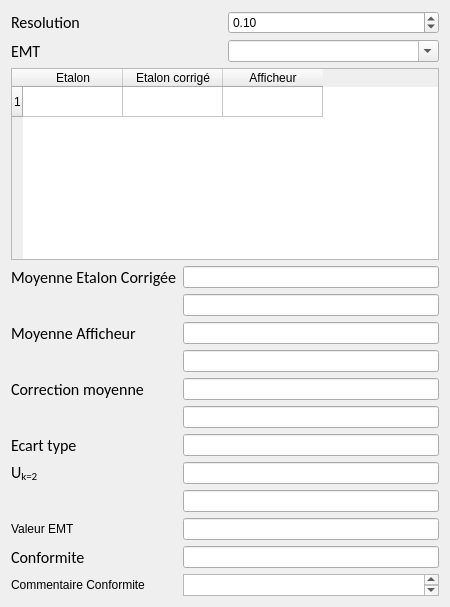
      <widget class="QWidget" name="tab_3">
       <property name="font">
        <font>
         <weight>50</weight>
         <bold>false</bold>
        </font>
       </property>
       <attribute name="title">
        <string>Pt_2</string>
       </attribute>
       <layout class="QGridLayout" name="gridLayout_5">
        <item row="0" column="0">
         <layout class="QVBoxLayout" name="verticalLayout_3">
          <item>
           <layout class="QVBoxLayout" name="verticalLayout_4">
            <item>
             <layout class="QHBoxLayout" name="horizontalLayout_4">
              <item>
               <widget class="QLabel" name="label_10">
                <property name="font">
                 <font>
                  <family>Calibri</family>
                  <pointsize>12</pointsize>
                 </font>
                </property>
                <property name="text">
                 <string>Resolution</string>
                </property>
               </widget>
              </item>
              <item>
               <widget class="QDoubleSpinBox" name="doubleSpinBox_resolution_2">
                <property name="maximum">
                 <double>2.000000000000000</double>
                </property>
                <property name="singleStep">
                 <double>0.100000000000000</double>
                </property>
                <property name="value">
                 <double>0.100000000000000</double>
                </property>
               </widget>
              </item>
             </layout>
            </item>
            <item>
             <layout class="QHBoxLayout" name="horizontalLayout_5">
              <item>
               <widget class="QLabel" name="label_12">
                <property name="font">
                 <font>
                  <family>Calibri</family>
                  <pointsize>12</pointsize>
                 </font>
                </property>
                <property name="text">
                 <string>EMT</string>
                </property>
               </widget>
              </item>
              <item>
               <widget class="QComboBox" name="comboBox_EMT_2">
                <property name="editable">
                 <bool>true</bool>
                </property>
               </widget>
              </item>
             </layout>
            </item>
           </layout>
          </item>
          <item>
           <widget class="QTableWidget" name="tableWidget_2">
            <row>
             <property name="text">
              <string>1</string>
             </property>
            </row>
            <column>
             <property name="text">
              <string>Etalon</string>
             </property>
            </column>
            <column>
             <property name="text">
              <string>Etalon corrigé</string>
             </property>
            </column>
            <column>
             <property name="text">
              <string>Afficheur</string>
             </property>
            </column>
           </widget>
          </item>
          <item>
           <layout class="QFormLayout" name="formLayout_3">
            <item row="0" column="0">
             <widget class="QLabel" name="label_14">
              <property name="font">
               <font>
                <family>Calibri</family>
                <pointsize>12</pointsize>
               </font>
              </property>
              <property name="text">
               <string>Moyenne Etalon Corrigée</string>
              </property>
             </widget>
            </item>
            <item row="0" column="1">
             <widget class="QLineEdit" name="lineEdit_moyenne_etalon_2"/>
            </item>
            <item row="2" column="0">
             <widget class="QLabel" name="label_15">
              <property name="font">
               <font>
                <family>Calibri</family>
                <pointsize>12</pointsize>
               </font>
              </property>
              <property name="text">
               <string>Moyenne Afficheur</string>
              </property>
             </widget>
            </item>
            <item row="2" column="1">
             <widget class="QLineEdit" name="lineEdit_moyenne_afficheur_2"/>
            </item>
            <item row="4" column="0">
             <widget class="QLabel" name="label_18">
              <property name="font">
               <font>
                <family>Calibri</family>
                <pointsize>12</pointsize>
               </font>
              </property>
              <property name="text">
               <string>Correction moyenne</string>
              </property>
             </widget>
            </item>
            <item row="4" column="1">
             <widget class="QLineEdit" name="lineEdit_correction_2"/>
            </item>
            <item row="6" column="0">
             <widget class="QLabel" name="label_19">
              <property name="font">
               <font>
                <family>Calibri</family>
                <pointsize>12</pointsize>
               </font>
              </property>
              <property name="text">
               <string>Ecart type</string>
              </property>
             </widget>
            </item>
            <item row="6" column="1">
             <widget class="QLineEdit" name="lineEdit_ecartype_2"/>
            </item>
            <item row="7" column="0">
             <widget class="QLabel" name="label_20">
              <property name="font">
               <font>
                <family>Calibri</family>
                <pointsize>12</pointsize>
               </font>
              </property>
              <property name="text">
               <string>&lt;html&gt;&lt;head/&gt;&lt;body&gt;&lt;p&gt;U&lt;span style=&quot; vertical-align:sub;&quot;&gt;k=2&lt;/span&gt;&lt;/p&gt;&lt;/body&gt;&lt;/html&gt;</string>
              </property>
             </widget>
            </item>
            <item row="7" column="1">
             <widget class="QLineEdit" name="lineEdit_incertitude_2"/>
            </item>
            <item row="10" column="0">
             <widget class="QLabel" name="label_21">
              <property name="font">
               <font>
                <family>Calibri</family>
                <pointsize>12</pointsize>
               </font>
              </property>
              <property name="text">
               <string>Conformite</string>
              </property>
             </widget>
            </item>
            <item row="10" column="1">
             <widget class="QLineEdit" name="lineEdit_conformite_2"/>
            </item>
            <item row="1" column="1">
             <widget class="QLineEdit" name="lineEdit_moyenne_etalon_2_arrondie"/>
            </item>
            <item row="3" column="1">
             <widget class="QLineEdit" name="lineEdit_moyenne_afficheur_2_arrondie"/>
            </item>
            <item row="5" column="1">
             <widget class="QLineEdit" name="lineEdit_correction_2_arrondie"/>
            </item>
            <item row="8" column="1">
             <widget class="QLineEdit" name="lineEdit_incertitude_2_arrondie"/>
            </item>
            <item row="11" column="0">
             <widget class="QLabel" name="label_41">
              <property name="text">
               <string>Commentaire Conformite</string>
              </property>
             </widget>
            </item>
            <item row="11" column="1">
             <widget class="QTextEdit" name="textEdit_commentaire_conformite_2">
              <property name="maximumSize">
               <size>
                <width>16777215</width>
                <height>22</height>
               </size>
              </property>
             </widget>
            </item>
            <item row="9" column="0">
             <widget class="QLabel" name="label_45">
              <property name="text">
               <string>Valeur EMT</string>
              </property>
             </widget>
            </item>
            <item row="9" column="1">
             <widget class="QLineEdit" name="lineEdit_valeur_emt_2"/>
            </item>
           </layout>
          </item>
         </layout>
        </item>
       </layout>
      </widget>
